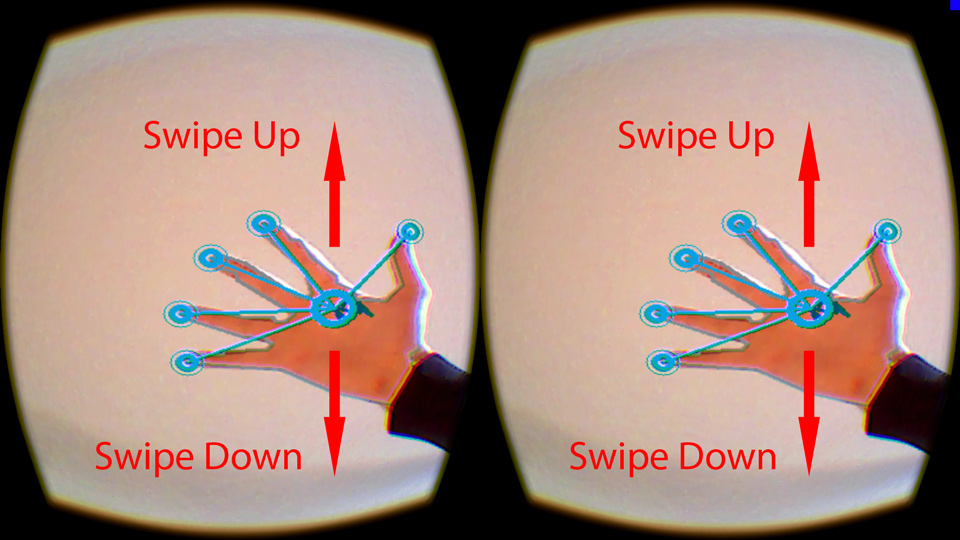
//> input picture images/GestureInteraction.jpg, 960 x 540 px, given in place of the camera
$ ./SkinMaskTool   (built with g++ and OpenCV 4)
//> lines starting //> are read from the running program, lines starting //| are printed output that depends on the picture; after the words box and inside, x2 and y2 are one past the last pixel; in counts of white or black regions, pixels touching at a corner belong together
//> further down, Frame is the input picture: 540 rows x 960 cols, CV_8UC3; mean B, G, R 127.1, 138.3, 166.4
#include "stdafx.h"
#include "opencv2/imgproc/imgproc.hpp"
#include "opencv2/highgui/highgui.hpp"
#include <iostream>

using namespace cv;
using namespace std;

int iMinY = 100;
int iMaxY = 255;
int iMinCr = 160;
int iMaxCr = 190;
int iMinCb = 70;
int iMaxCb = 100;

void Skin2GrayMask(Mat &BGRFrame, Mat &SkinMask)
{
	Mat FrameYCrCb;
	cvtColor(BGRFrame, FrameYCrCb, CV_BGR2YCrCb);
//> FrameYCrCb: 540 rows x 960 cols, CV_8UC3; mean of channels 0, 1, 2 145.4, 143, 117.6

	int y, cr, cb;
	int rows = BGRFrame.rows;
//> rows = 540
	int cols = BGRFrame.cols;
//> cols = 960
	int channels = FrameYCrCb.channels();
//> channels = 3
	unsigned char *pYCrCbData = FrameYCrCb.data;
	unsigned char *pGrayMaskData = SkinMask.data;
	for (int i = 0; i < rows; i++)
	{
		for (int j = 0; j < cols; j++)
		{
			y = pYCrCbData[(i*cols + j)*channels + 0];
			cr = pYCrCbData[(i*cols + j)*channels + 1];
			cb = pYCrCbData[(i*cols + j)*channels + 2];

			y = (y >= iMinY && y <= iMaxY) ? (unsigned char)255 : (unsigned char)0;
			cr = (cr >= iMinCr && cr <= iMaxCr) ? (unsigned char)255 : (unsigned char)0;
			cb = (cb >= iMinCb && cb <= iMaxCb) ? (unsigned char)255 : (unsigned char)0;

			pGrayMaskData[i*cols + j] = ((y + cr + cb) > 255 ? (unsigned char)255 : (unsigned char)0);
		}
	}
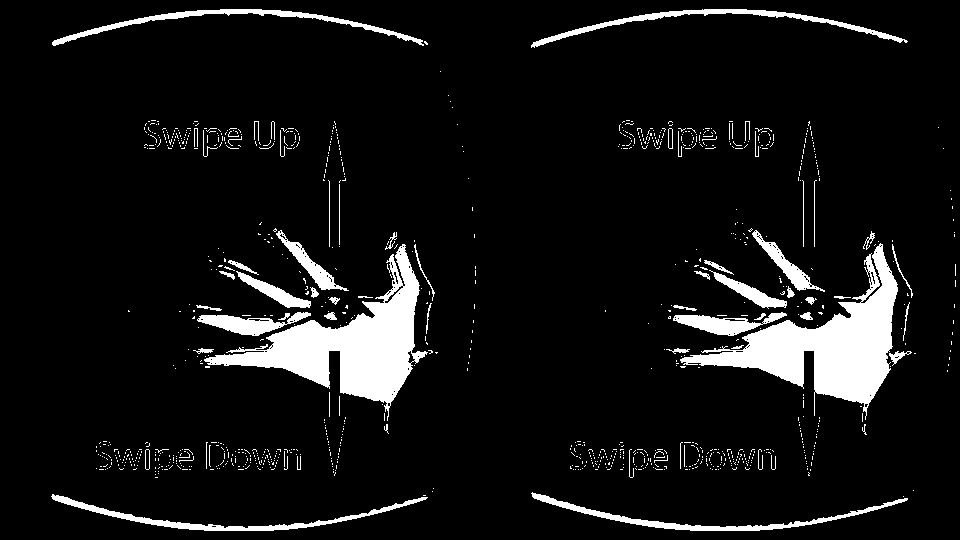
//> SkinMask: 540 rows x 960 cols, CV_8UC1; 8.1% white; 1035 white regions (969 under 20 px), largest, box (x1, y1, x2, y2) and area: (680, 243, 898, 420) 11732, (204, 244, 428, 421) 11543, (51, 494, 428, 531) 1914
//> after the loop, y = 0; cr = 0; cb = 0

	int size = 3;
	Mat element = getStructuringElement(MORPH_RECT, Size(2 * size, 2 * size), Point(size, size));
	erode(SkinMask, SkinMask, element);
	dilate(SkinMask, SkinMask, element);
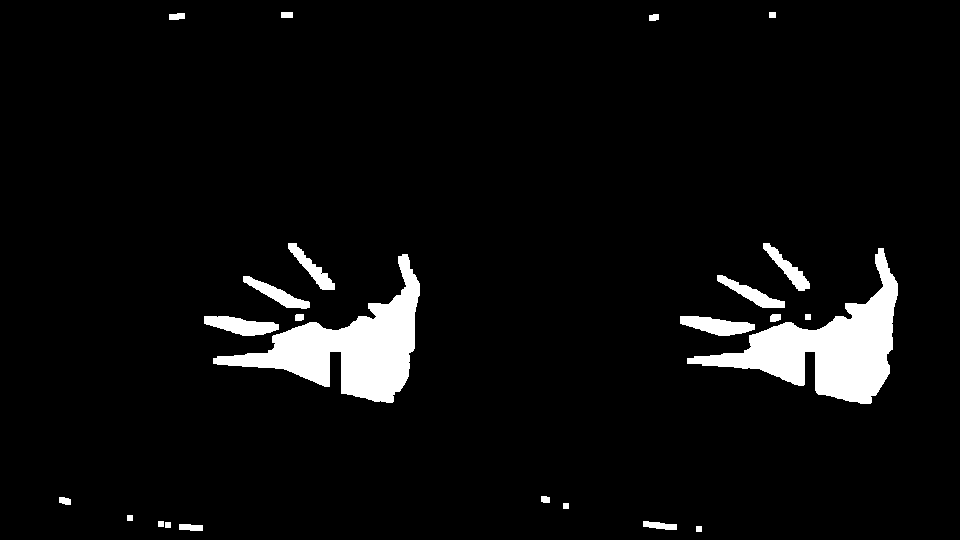
//> SkinMask: 540 rows x 960 cols, CV_8UC1; 5.3% white; 24 white regions, largest, box (x1, y1, x2, y2) and area: (687, 248, 898, 404) 11048, (213, 254, 420, 403) 10662, (204, 316, 279, 336) 949
}

int main(int argc, char* argv[])
{
	VideoCapture cap(0);																				// Open the video camera number 0
	if (!cap.isOpened())
	{
		cout << "Cannot open the video file" << endl;
		return -1;
	}

	double dWidth = cap.get(CV_CAP_PROP_FRAME_WIDTH);
	double dHeight = cap.get(CV_CAP_PROP_FRAME_HEIGHT);

	namedWindow("MyVideo", CV_WINDOW_AUTOSIZE);
	namedWindow("SkinMask", CV_WINDOW_AUTOSIZE);
	createTrackbar("Min Y", "SkinMask", &iMinY, 255);
	createTrackbar("Max Y", "SkinMask", &iMaxY, 255);
	createTrackbar("Min Cr", "SkinMask", &iMinCr, 255);
	createTrackbar("Max Cr", "SkinMask", &iMaxCr, 255);
	createTrackbar("Min Cb", "SkinMask", &iMinCb, 255);
	createTrackbar("Max Cb", "SkinMask", &iMaxCb, 255);

	while (1)
	{
		Mat Frame;
		bool bSuccess = cap.read(Frame);
		if (!bSuccess)
		{
			cout << "Cannot read a Frame from video file" << endl;
			break;
		}

		Mat GrayMask((int)dHeight, (int)dWidth, CV_8UC1);
		Skin2GrayMask(Frame, GrayMask);

		imshow("SkinMask", GrayMask);
		imshow("MyVideo", Frame);

		if (waitKey(30) == 27) { break; }
//> the Esc key is pressed
	}
	return 0;
}
